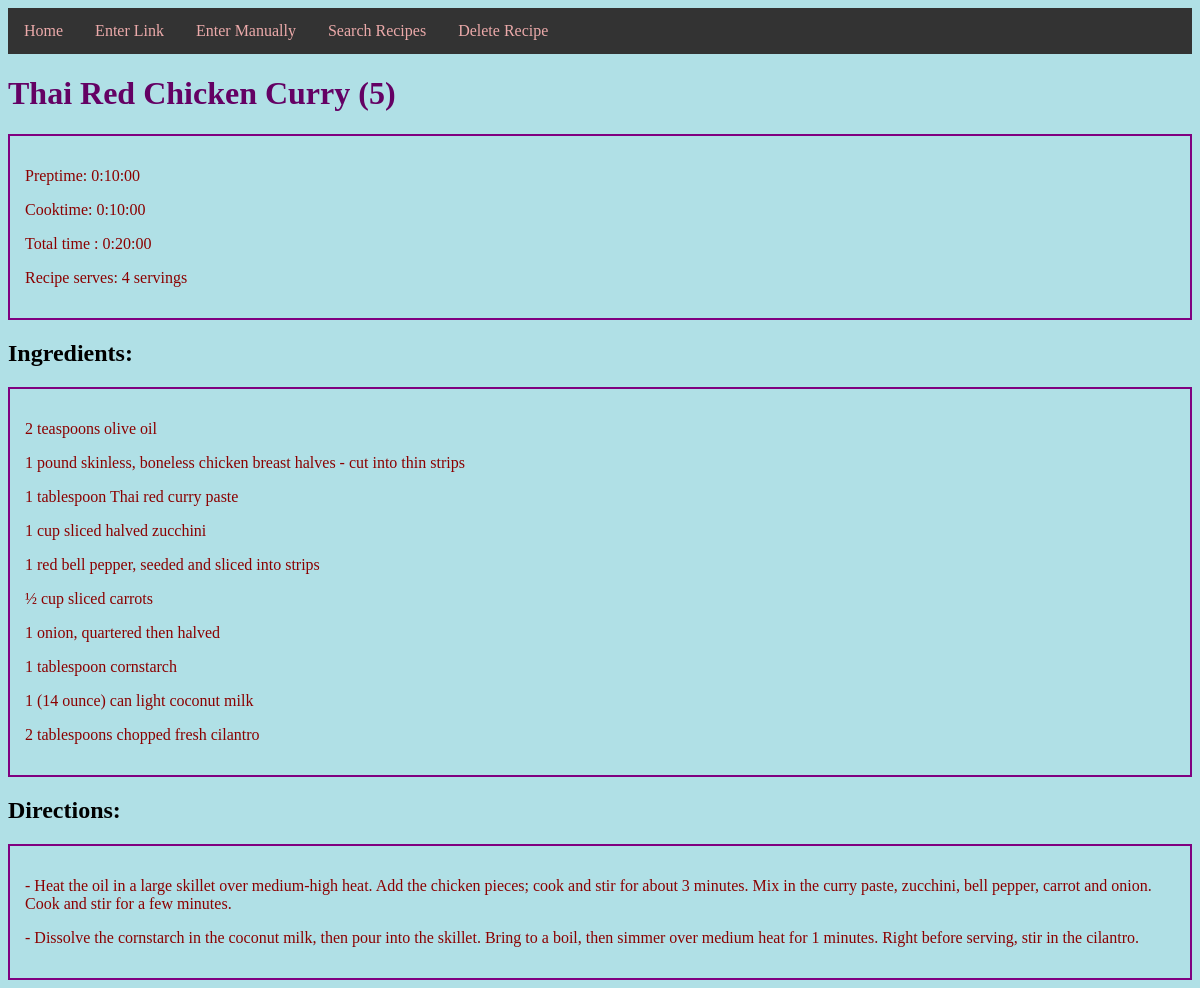
The app's page /showrecipe/5 with its own data.
### recipeapp/models.py (models this page shows, shortened)
class Recipe(db.Model):
    __tablename__ = 'recipes'
    id = db.Column(db.Integer, primary_key=True)
    title = db.Column(db.String(), nullable = False)
    source = db.Column(db.String())
    preptime = db.Column(db.Interval())
    cooktime = db.Column(db.Interval())
    totaltime = db.Column(db.Interval())
    serves = db.Column(db.String(30))
    directions = db.relationship('Directions', backref = 'recipe', cascade="all, delete-orphan")
    ingredients = db.relationship('Ingredient', backref = 'recipe', cascade="all, delete-orphan")

class Ingredient(db.Model):
    __tablename__ = 'ingredients'
    id = db.Column(db.Integer, primary_key=True)
    line = db.Column(db.String())
    recipe_id = db.Column(db.Integer, db.ForeignKey('recipes.id'))

class Directions(db.Model):
    __tablename__ = 'directions'
    id = db.Column(db.Integer, primary_key=True)
    line = db.Column(db.String())
    recipe_id = db.Column(db.Integer, db.ForeignKey('recipes.id'))

### recipeapp/routes.py (the view)
@app.route('/showrecipe/<id>', methods=['POST', 'GET'])
def showrecipe(id):
    recipe_id = id
    recipe = Recipe.query.get(recipe_id)
    return render_template('showrecipe.html', recipe=recipe)

### recipeapp/templates/showrecipe.html
{% extends 'layout.html' %}
{% block content %}
    <h1>{{ recipe.title }} ({{ recipe.id }})</h1>
      <div class=container>
        <p>Preptime:  {{ recipe.preptime }}</p>
        <p>Cooktime:  {{ recipe.cooktime }}</p>
        <p>Total time : {{ recipe.totaltime }}</p>
        <p>Recipe serves:  {{ recipe.serves }}</p>
      </div>
    <h2>Ingredients:</h2>
      <div class=container>
        {% for line in recipe.ingredients %}
          <p> {{ line.line }}</p>
        {% endfor %}
      </div>
    <h2>Directions:</h2>
      <div class=container>
        {% for line in recipe.directions %}
          <p>-  {{ line.line }}</p>
        {% endfor %}
      </div>
{% endblock content %}

### recipeapp/static/css/main.css (style rules this page uses)
body { background-color: powderblue; }
h1 { color: rgb(100, 1, 100); }
p { color: darkred; }
.container { border-style: solid; border-width: 2px; border-color: purple; padding: 15px; }

### records on screen
Recipe: title "Thai Red Chicken Curry", id "5", preptime "0:10:00", cooktime "0:10:00", totaltime "0:20:00", serves "4 servings"
Ingredient: line "2 teaspoons olive oil"
Ingredient: line "1 pound skinless, boneless chicken breast halves - cut into thin strips"
Ingredient: line "1 tablespoon Thai red curry paste"
Ingredient: line "1 cup sliced halved zucchini"
Ingredient: line "1 red bell pepper, seeded and sliced into strips"
Ingredient: line "½ cup sliced carrots"
Ingredient: line "1 onion, quartered then halved"
Ingredient: line "1 tablespoon cornstarch"
Ingredient: line "1 (14 ounce) can light coconut milk"
Ingredient: line "2 tablespoons chopped fresh cilantro"
Directions: line "Heat the oil in a large skillet over medium-high heat. Add the chicken pieces; cook and stir for about 3 minutes. Mix in the curry paste, zucchini, bell pepper, carrot and onion. Cook and stir for a few minutes."
Directions: line "Dissolve the cornstarch in the coconut milk, then pour into the skillet. Bring to a boil, then simmer over medium heat for 1 minutes. Right before serving, stir in the cilantro."
